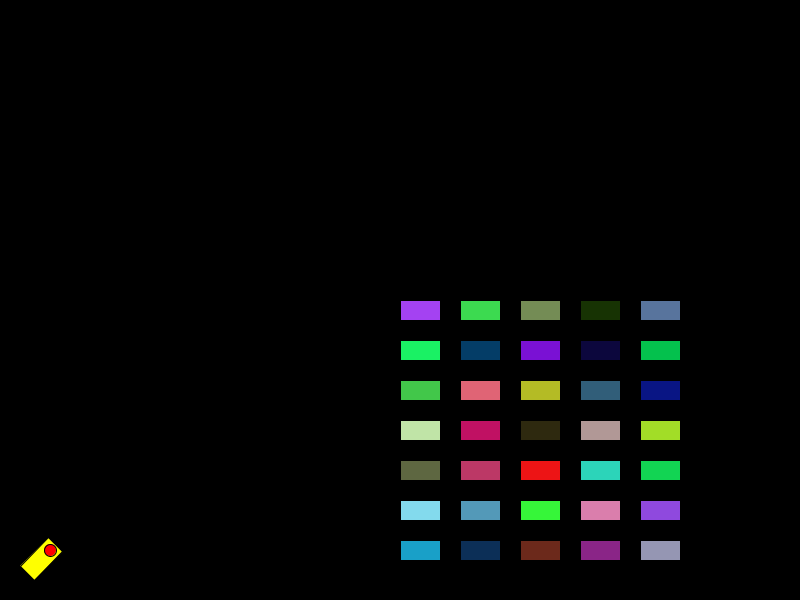
Frame 1 (no input)
Frame 60 (the mouse pressed at the canvas centre just before this capture): identical to frame 1, image omitted
Frame 120 (the mouse held since frame 60 and released just before this capture): identical to frame 1, image omitted

The Processing sketch that drew this single still picture (run headless with seeded random() and noise(); from frame 60 on, the mouse is pressed at the canvas centre):

// Processing sketch: HW11
// ── HW11.pde
Mover ball;
Block[][] block;
boolean go=false;
void setup(){
  size(800, 600);
  background(0);
  ball=new Mover(6, new PVector(50, 550));
  block=new Block[7][5];
  for(int i=0;i<7;i++){
    for(int j=0;j<5;j++){
      block[i][j]=new Block(40,20,400+j*60, 300+i*40); 
    }
  }
}
void draw(){
  background(0);
  pushMatrix();
  translate(20, 566);
  rotate(-PI/4);
  fill(255,255,0);
  rect(0 , 0, 40, 20); popMatrix();
  for(int i=0;i<7;i++){
    for(int j=0;j<5;j++){
      if(!block[i][j].isDead){
        block[i][j].display();   
        if(ball.bedge(400+j*60, 300+i*40, 40, 20)){
           block[i][j].setDead();
        }
      }  
    }
  }  
  if(go){
    ball.update();
    ball.edge();
  }  
  ball.display();
}
void mouseClicked(){
   PVector tmp=ball.place(); 
   PVector f=new PVector((mouseX-tmp.x)/50,(mouseY-tmp.y)/30);   
   ball.applyForce(f);
   go=true;
}
// ── Block.pde
class Block{
  float wid;
  float hei;
  float x;
  float y;
  boolean isDead=false;
  float r,g,b;
  Block(float w, float h, float x_, float y_){
    wid=w; hei=h; x=x_; y=y_;
    r=random(255); g=random(255); b=random(255);
  }
  void display(){
    fill(r, g, b);
     rect(x, y, wid, hei);
  }
  void setDead(){
     isDead=true;
  }
  boolean isDead(){
     return isDead;
  }
}
// ── Mover.pde
class Mover{
  float mass;
  PVector position;
  PVector velocity;
  PVector acc;
  PVector e;
  Mover(){
    mass=1; position=new PVector(width/4, height/2);
    velocity=new PVector(0, 0);
    acc=new PVector(0,0.1);
  }
  Mover(float m, PVector p){
    mass=m;  
    acc=new PVector(0,0.1);
    velocity = new PVector(0,0);
    position=p.get();
    e=new PVector(0,0.2);
  }
  void update(){
    velocity.add(acc);
    velocity.add(e);
    velocity.mult(0.99);    
    position.add(velocity); 
    acc.mult(0);
  }
  void edge(){
    if(position.x<mass){
      position.x=mass;
      velocity.set(-velocity.x, velocity.y*0.95);
    }
    if(position.x>width-mass){
      position.x=width-mass;
      velocity.set(-velocity.x, velocity.y*0.95);
    }
    if(position.y<mass){
      position.y=mass;
      velocity.set(velocity.x, -velocity.y*0.95);
    }
    if(position.y>height-mass){
      position.y=height-mass;
      velocity.set(velocity.x, -velocity.y*0.95);
    }
  }
  boolean bedge(float x, float y, float w, float h){
    if(position.y+mass>y+h && position.y-mass<=y+h && (position.x+mass>x && position.x-mass<x+w)){
      position.y=y+h+mass;
      velocity.set(velocity.x, -velocity.y*0.95);
      return true;
    }else if(position.y-mass<y && position.y+mass>=y && (position.x+mass>x && position.x-mass<x+w)){
      position.y=y-mass;
      velocity.set(velocity.x, -velocity.y*0.95);
      return true;
    }else if(position.x-mass<x && position.x+mass>=x && (position.y+mass>y && position.y-mass<y+h)){
      position.x=x-mass;
      velocity.set(-velocity.x, velocity.y*0.95);
      return true;
    }else if(position.x+mass>x+w && position.x-mass<=x+w && (position.y+mass>y && position.y-mass<y+h)){
      position.x=x+w+mass;
      velocity.set(-velocity.x, velocity.y*0.95);
      return true;
    }
    return false;
  }
  void applyForce(PVector f){
    PVector force=f.get();
    force.div(mass);
    acc.add(f);
  }
  void display(){
    fill(255, 0, 0);
    ellipse(position.x, position.y, mass*2, mass*2);
  }
  PVector place(){
     return position.get();
  } 
}
